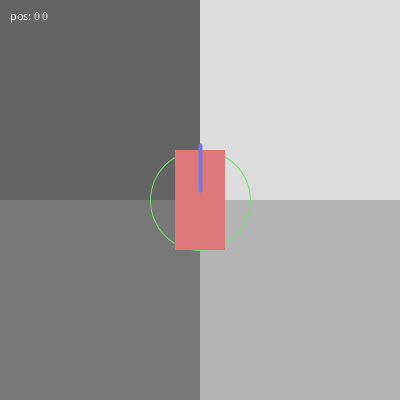
Frame 1 (no input)
Frame 60 (the mouse pressed at the canvas centre just before this capture): identical to frame 1, image omitted
Frame 120 (the mouse held since frame 60 and released just before this capture): identical to frame 1, image omitted

The Processing sketch that drew this single still picture (run headless with seeded random() and noise(); from frame 60 on, the mouse is pressed at the canvas centre):

// Processing sketch: WorldMover
// ── WorldMover.pde
// WorldMover
//
// Move the world under an object instead of an object on the world.
//
// Use the arrow keys to steer the rectangle.
//
// Dan Wilcox danomatika.com 2016

// player
PVector pos;
PVector vel;
float angle = 0; // which direction it's facing

// world
int worldWidth = 800;
int worldHeight = 800;
int halfWorldWidth = worldWidth/2;
int halfWorldHeight = worldHeight/2;
float bounds = 50; // how far inside or outside the world things can go

// arrow key states
boolean left = false;
boolean right = false;
boolean up = false;
boolean down = false;

void setup() {
    size(400, 400);
    pos = new PVector(0, 0); // 0 0 is the middle of the screen
    vel = new PVector(0, 5); // start facing up
}

void draw() {
  background(0);
  
  // update position & direction
  if(left) { // turn left
    angle -= PI/80;
    vel.rotate(-PI/80);
  }
  if(right) { // turn right
    angle += PI/80;
    vel.rotate(PI/80);
  }
  if(up) { // forward
    pos.add(vel);
  }
  else if(down) { // or back
    pos.sub(vel);
  }
  
  // stay in bounds
  if(pos.x < -halfWorldWidth+bounds) {
    pos.x = -halfWorldWidth+bounds;
  }
  else if(pos.x > halfWorldWidth-bounds) {
    pos.x = halfWorldWidth-bounds;  
  }
  if(pos.y < -halfWorldHeight+bounds) {
    pos.y = -halfWorldHeight+bounds;
  }
  else if(pos.y > halfWorldHeight-bounds) {
    pos.y = halfWorldHeight-bounds;  
  }
  
  pushMatrix();
  
    // move origin to the middle of the screen
    translate(width/2, height/2);
    
    // draw the world
    pushMatrix();
      
      // move the world based on the player position
      translate(pos.x-halfWorldWidth, pos.y-halfWorldHeight);
      
      // draw world as a simple grid
      rectMode(CORNER);
      noStroke();
      fill(100);
      rect(0, 0, halfWorldWidth, halfWorldHeight);
      fill(220);
      rect(halfWorldWidth, 0, halfWorldWidth, halfWorldHeight);
      fill(120);
      rect(0, halfWorldWidth, halfWorldWidth, halfWorldHeight);
      fill(180);
      rect(halfWorldWidth, halfWorldHeight, halfWorldWidth, halfWorldHeight);
      
      // draw outline of player boundaries
      rectMode(CENTER);
      noFill();
      stroke(220, 220, 120);
      rect(halfWorldWidth, halfWorldHeight, worldWidth-bounds*2, worldHeight-bounds*2);
    
    popMatrix(); // done with world
    
    // draw player
    // always located in the middle of the screen
    pushMatrix();
    
      // rotate to match the current direction
      rotate(angle);
      
      // draw the boundary for edge detection on the player
      stroke(120, 220, 120);
      ellipse(0, 0, bounds*2, bounds*2);
      
      // draw player as a rect
      noStroke();
      fill(220, 120, 120);
      rectMode(CENTER);
      rect(0, 0, 50, 100);
      
      // draw a whisker to denote the current direction the player is facing
      stroke(120, 120, 220);
      strokeWeight(4);
      line(0, -10, 0, -55);
      strokeWeight(1);
      
    popMatrix(); // done with player
    
  popMatrix(); // done overall

  // draw the player position
  fill(255);
  text("pos: "+int(pos.x)+" "+int(pos.y), 10, 20);
}

void keyPressed() {
  if(key == CODED) {
    if(keyCode == LEFT) {
      left = true;
    }
    else if(keyCode == RIGHT) {
      right = true;  
    }
    else if(keyCode == UP) {
      up = true;
    }
    else if(keyCode == DOWN) {
      down = true;
    }
  }
}

void keyReleased() {
  if(key == CODED) {
    if(keyCode == LEFT) {
      left = false;
    }
    else if(keyCode == RIGHT) {
      right = false;  
    }
    else if(keyCode == UP) {
      up = false;
    }
    else if(keyCode == DOWN) {
      down = false;
    }
  }
}
